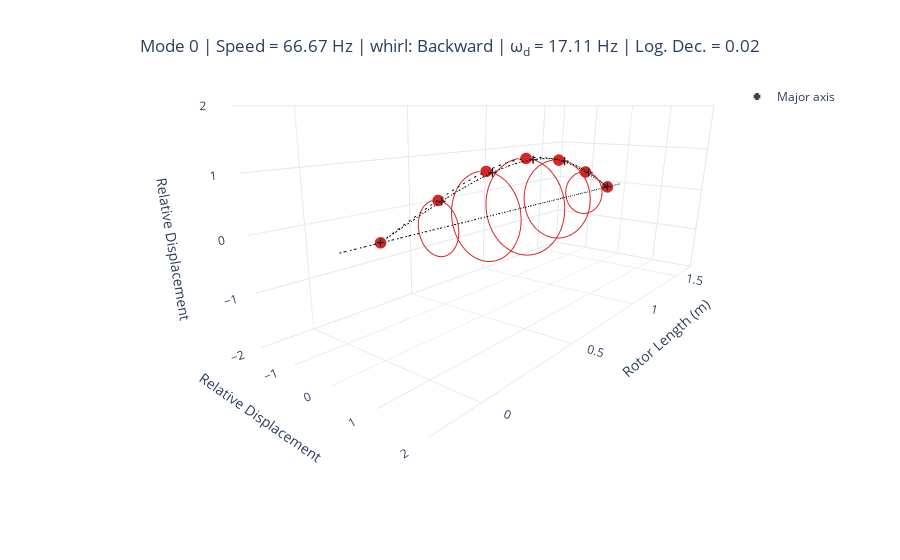
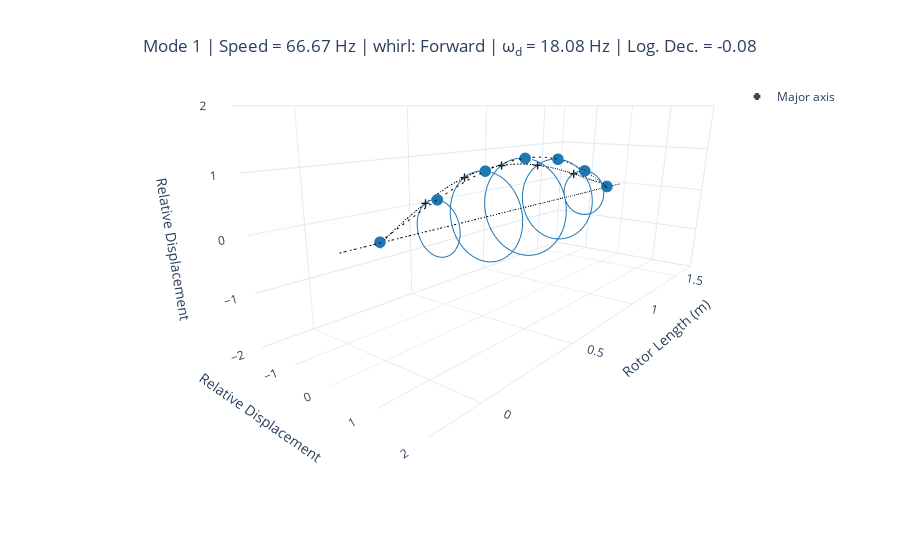
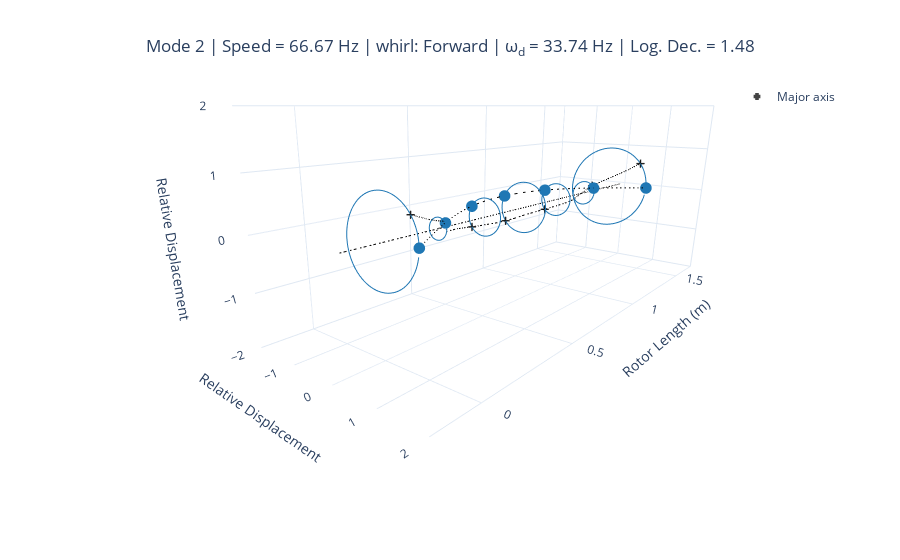
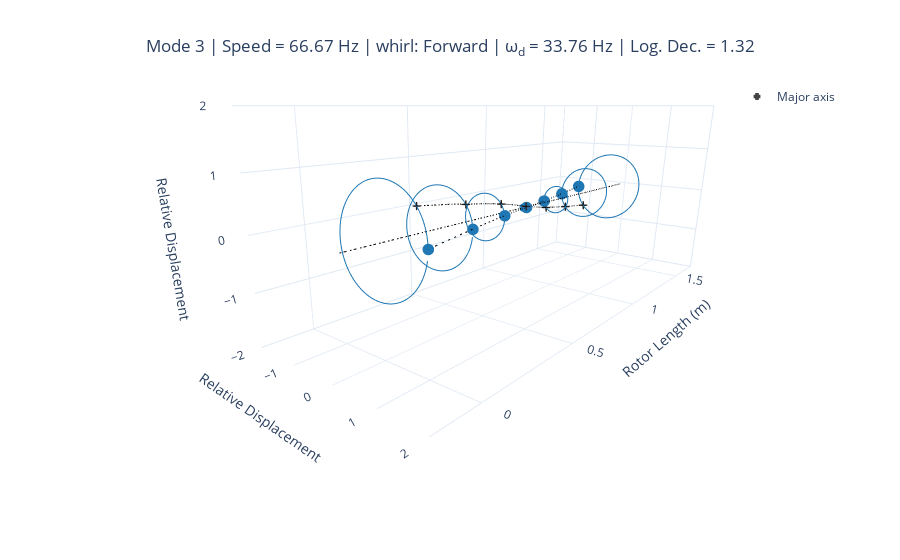

Write notebook code for charts like these, in order.
### Code cell
for mode in range(6):
    display(modal.plot_mode_3d(mode, frequency_units="Hz"))
